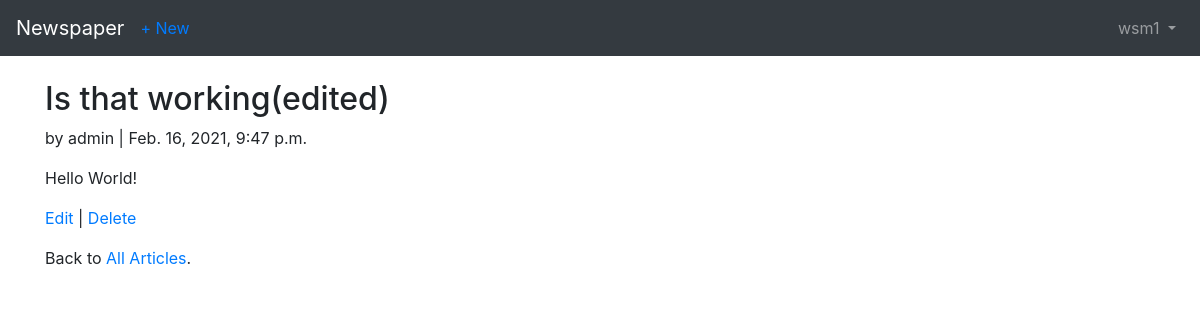
/articles/2/ (signed in), run on the app's committed database.
### users/models.py (models this page shows)
class CustomUser(AbstractUser):
    age = models.PositiveIntegerField(null = True, blank = True)

### articles/models.py (models this page shows, shortened)
class Article(models.Model):
    title = models.CharField( max_length=255)
    body = models.TextField()
    date = models.DateTimeField(auto_now_add=True)
    author = models.ForeignKey(
        get_user_model(),
        on_delete=models.CASCADE
        )

### articles/views.py (the view)
# urls.py: path('<int:pk>/', views.ArticleDetaiView.as_view(), name = 'article_detail'),
class ArticleDetaiView(LoginRequiredMixin, generic.DetailView):
    template_name = 'article_detail.html'
    model = Article
    login_url = 'login'

### users/templates/article_detail.html
{% extends 'base.html' %}
{% block content %}
    <div class="article-entry">
        <h2>{{ object.title }}</h2>
        <p>by {{ object.author }} | {{ object.date }}</p>
        <p>{{ object.body }}</p>
    </div>
    <p><a href="{% url 'article_edit' article.pk %}">Edit</a> |
    <a href="{% url 'article_delete' article.pk %}">Delete</a></p>
    <p>Back to <a href="{% url 'article_list' %}">All Articles</a>.</p>
{% endblock content %}

### users/templates/base.html (shortened to what this page needs)
<!DOCTYPE html>
<html>
    <head>
        <link rel="stylesheet"
href="https://stackpath.bootstrapcdn.com/bootstrap/4.1.3/css/\
bootstrap.min.css"
integrity="sha384-MCw98/SFnGE8fJT3GXwEOngsV7Zt27NXFoaoApmYm81i\
uXoPkFOJwJ8ERdknLPMO"
crossorigin="anonymous">
    </head>
    <body>
        <nav class="navbar navbar-expand-md navbar-dark bg-dark mb-4">
<a class="navbar-brand" href="{% url 'home' %}">Newspaper</a>
    {% if user.is_authenticated %}
        <ul class="navbar-nav mr-auto">
        <li class="nav-item"><a href="{% url 'articles_create' %}">+ New</a></li>
        </ul>
    {% endif %}
<div class="collapse navbar-collapse" id="navbarCollapse">
{% if user.is_authenticated %}
<ul class="navbar-nav ml-auto">
<li class="nav-item">
<a class="nav-link dropdown-toggle" href="#" id="userMenu"
data-toggle="dropdown" aria-haspopup="true"
aria-expanded="false">
{{ user.username }}
</a>
</li>
</ul>
{% endif %}
</div>
</nav>
    <div class = "container">
            {% block content %}
            {%endblock content %}
        </div>
    </body>
</html>

### data on the page
CustomUser: username "wsm1"
Article: title "Is that working(edited)", author "admin", date "Feb. 16, 2021, 9:47 p.m.", body "Hello World!"
